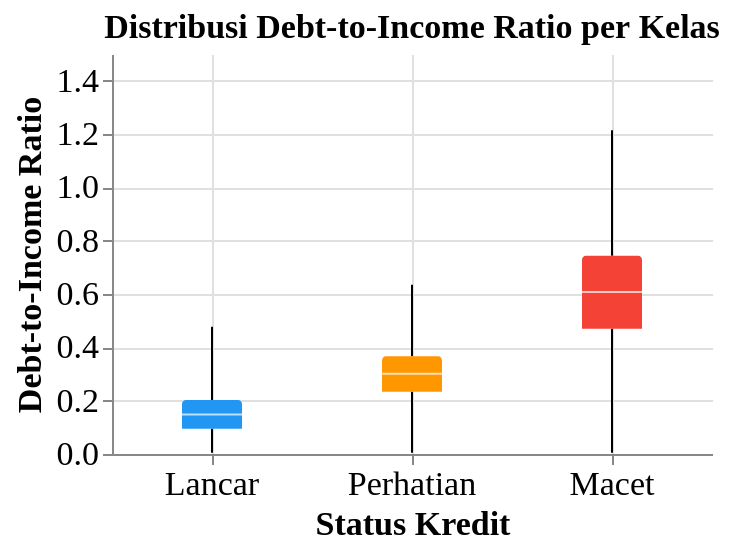
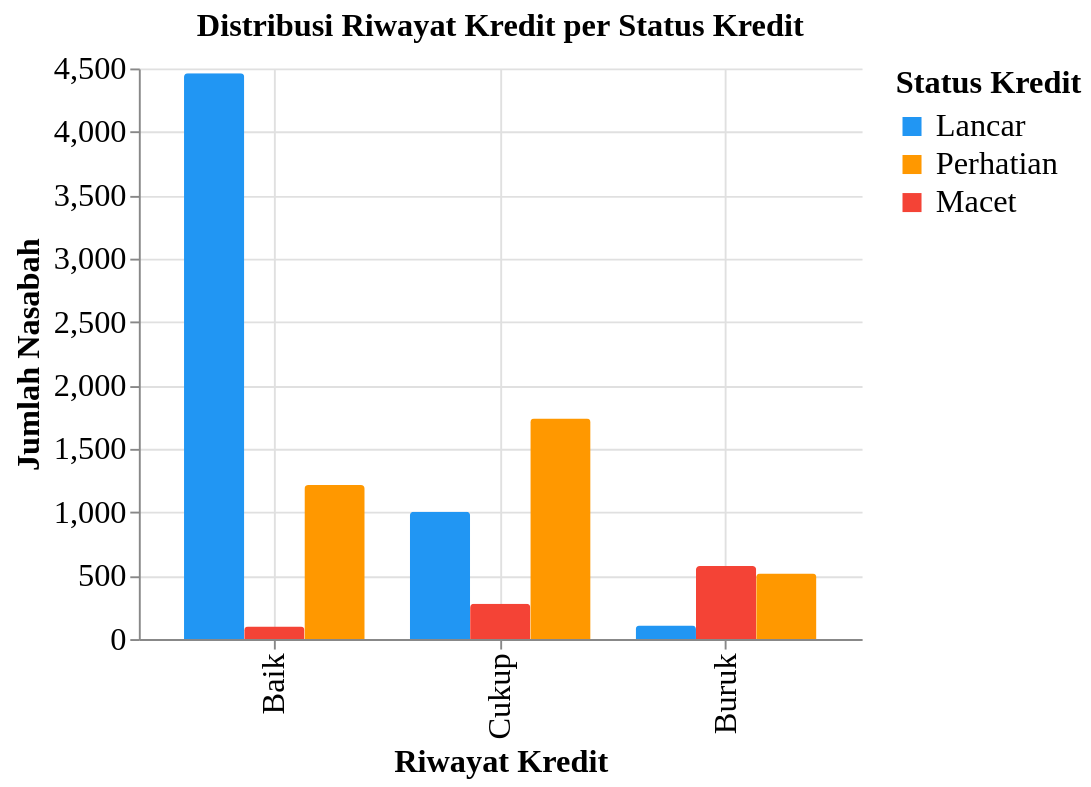
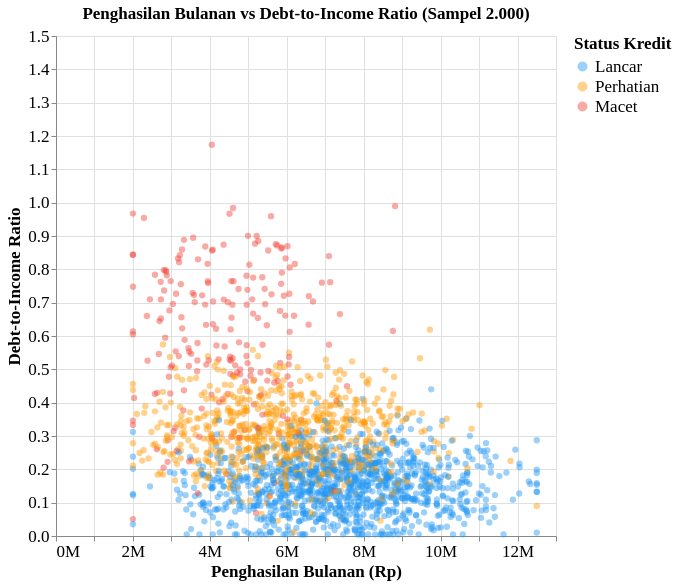

Notebook source saved alongside these figures, in order:
### Code cell
# --- Chart 3: Boxplot debt_to_income_ratio per kelas ---
print('=== Data Chart 3: Statistik DTI Ratio per Kelas ===')
dti_stats = df.groupby('status_kredit')['debt_to_income_ratio'].describe().round(4)
display(dti_stats)

chart3 = alt.Chart(df).mark_boxplot(extent='min-max', size=30).encode(
    x=alt.X('status_kredit:N', title='Status Kredit',
            axis=alt.Axis(labelAngle=0),
            sort=['Lancar', 'Perhatian', 'Macet']),
    y=alt.Y('debt_to_income_ratio:Q', title='Debt-to-Income Ratio',
            scale=alt.Scale(domain=[0, 1.5])),
    color=alt.Color('status_kredit:N', scale=COLOR_SCALE, legend=None)
).properties(
    title='Distribusi Debt-to-Income Ratio per Kelas',
    width=300, height=200
)
display(chart3)

# --- Chart 4: Grouped bar riwayat kredit per kelas ---
riwayat_dist = (
    df.groupby(['status_kredit', 'riwayat_kredit'])
    .size()
    .reset_index(name='Jumlah')
)
riwayat_dist.columns = ['Status Kredit', 'Riwayat Kredit', 'Jumlah']

print('\n=== Data Chart 4: Distribusi Riwayat Kredit per Status ===')
riwayat_pivot = riwayat_dist.pivot(index='Riwayat Kredit', columns='Status Kredit', values='Jumlah')
riwayat_pivot = riwayat_pivot[['Lancar', 'Perhatian', 'Macet']]
display(riwayat_pivot)

chart4 = alt.Chart(riwayat_dist).mark_bar().encode(
    x=alt.X('Riwayat Kredit:N', title='Riwayat Kredit',
            sort=['Baik', 'Cukup', 'Buruk']),
    y=alt.Y('Jumlah:Q', title='Jumlah Nasabah'),
    color=alt.Color('Status Kredit:N', scale=COLOR_SCALE,
                    legend=alt.Legend(title='Status Kredit')),
    xOffset=alt.XOffset('Status Kredit:N'),
    tooltip=['Status Kredit:N', 'Riwayat Kredit:N', 'Jumlah:Q']
).properties(
    title='Distribusi Riwayat Kredit per Status Kredit',
    width=380, height=300
)
display(chart4)

# --- Chart 5: Scatter penghasilan vs DTI ---
print('\n=== Data Chart 5: Ringkasan Penghasilan vs DTI per Kelas (sampel 2.000) ===')
sample_5 = df.sample(2000, random_state=42)
summary_5 = sample_5.groupby('status_kredit').agg(
    Jumlah=('penghasilan_bulanan', 'count'),
    Mean_Penghasilan=('penghasilan_bulanan', 'mean'),
    Mean_DTI=('debt_to_income_ratio', 'mean'),
    Median_Penghasilan=('penghasilan_bulanan', 'median'),
    Median_DTI=('debt_to_income_ratio', 'median'),
).round(2)
display(summary_5)

chart5 = alt.Chart(sample_5).mark_circle(
    size=40, opacity=0.45
).encode(
    x=alt.X('penghasilan_bulanan:Q', title='Penghasilan Bulanan (Rp)',
            axis=alt.Axis(format='~s')),
    y=alt.Y('debt_to_income_ratio:Q', title='Debt-to-Income Ratio',
            scale=alt.Scale(domain=[0, 1.5])),
    color=alt.Color('status_kredit:N', scale=COLOR_SCALE,
                    legend=alt.Legend(title='Status Kredit')),
    tooltip=[
        alt.Tooltip('status_kredit:N', title='Status'),
        alt.Tooltip('penghasilan_bulanan:Q', format=',.0f', title='Penghasilan'),
        alt.Tooltip('debt_to_income_ratio:Q', format='.3f', title='DTI')
    ]
).properties(
    title='Penghasilan Bulanan vs Debt-to-Income Ratio (Sampel 2.000)',
    width=500, height=500
)
chart5

### Figure 1 — Vega specification as saved in the notebook (floating-point values rounded to 4 significant figures)
{"$schema": "https://vega.github.io/schema/vega/v5.json", "data": [{"name": "source_0"}, {"name": "data_1", "values": [{"lower_box_debt_to_income_ratio": 0.2333, "lower_whisker_debt_to_income_ratio": 0.005, "mid_box_debt_to_income_ratio": 0.3008, "status_kredit": "Perhatian", "upper_box_debt_to_income_ratio": 0.3662, "upper_whisker_debt_to_income_ratio": 0.635}, {"lower_box_debt_to_income_ratio": 0.09459, "lower_whisker_debt_to_income_ratio": 0.005, "mid_box_debt_to_income_ratio": 0.1481, "status_kredit": "Lancar", "upper_box_debt_to_income_ratio": 0.2024, "upper_whisker_debt_to_income_ratio": 0.4768}, {"lower_box_debt_to_income_ratio": 0.4694, "lower_whisker_debt_to_income_ratio": 0.005, "mid_box_debt_to_income_ratio": 0.6074, "status_kredit": "Macet", "upper_box_debt_to_income_ratio": 0.7431, "upper_whisker_debt_to_income_ratio": 1.214}]}, {"name": "data_2", "values": [{"lower_box_debt_to_income_ratio": 0.2333, "lower_whisker_debt_to_income_ratio": 0.005, "mid_box_debt_to_income_ratio": 0.3008, "status_kredit": "Perhatian", "upper_box_debt_to_income_ratio": 0.3662, "upper_whisker_debt_to_income_ratio": 0.635}, {"lower_box_debt_to_income_ratio": 0.09459, "lower_whisker_debt_to_income_ratio": 0.005, "mid_box_debt_to_income_ratio": 0.1481, "status_kredit": "Lancar", "upper_box_debt_to_income_ratio": 0.2024, "upper_whisker_debt_to_income_ratio": 0.4768}, {"lower_box_debt_to_income_ratio": 0.4694, "lower_whisker_debt_to_income_ratio": 0.005, "mid_box_debt_to_income_ratio": 0.6074, "status_kredit": "Macet", "upper_box_debt_to_income_ratio": 0.7431, "upper_whisker_debt_to_income_ratio": 1.214}]}, {"name": "data_3", "values": [{"lower_box_debt_to_income_ratio": 0.2333, "lower_whisker_debt_to_income_ratio": 0.005, "mid_box_debt_to_income_ratio": 0.3008, "status_kredit": "Perhatian", "upper_box_debt_to_income_ratio": 0.3662, "upper_whisker_debt_to_income_ratio": 0.635}, {"lower_box_debt_to_income_ratio": 0.09459, "lower_whisker_debt_to_income_ratio": 0.005, "mid_box_debt_to_income_ratio": 0.1481, "status_kredit": "Lancar", "upper_box_debt_to_income_ratio": 0.2024, "upper_whisker_debt_to_income_ratio": 0.4768}, {"lower_box_debt_to_income_ratio": 0.4694, "lower_whisker_debt_to_income_ratio": 0.005, "mid_box_debt_to_income_ratio": 0.6074, "status_kredit": "Macet", "upper_box_debt_to_income_ratio": 0.7431, "upper_whisker_debt_to_income_ratio": 1.214}]}, {"name": "data_4", "values": [{"lower_box_debt_to_income_ratio": 0.2333, "lower_whisker_debt_to_income_ratio": 0.005, "mid_box_debt_to_income_ratio": 0.3008, "status_kredit": "Perhatian", "upper_box_debt_to_income_ratio": 0.3662, "upper_whisker_debt_to_income_ratio": 0.635}, {"lower_box_debt_to_income_ratio": 0.09459, "lower_whisker_debt_to_income_ratio": 0.005, "mid_box_debt_to_income_ratio": 0.1481, "status_kredit": "Lancar", "upper_box_debt_to_income_ratio": 0.2024, "upper_whisker_debt_to_income_ratio": 0.4768}, {"lower_box_debt_to_income_ratio": 0.4694, "lower_whisker_debt_to_income_ratio": 0.005, "mid_box_debt_to_income_ratio": 0.6074, "status_kredit": "Macet", "upper_box_debt_to_income_ratio": 0.7431, "upper_whisker_debt_to_income_ratio": 1.214}]}, {"name": "source_0_x_domain_status_kredit", "values": [{"sort_field": 1.0, "status_kredit": "Perhatian"}, {"sort_field": 0.0, "status_kredit": "Lancar"}, {"sort_field": 2.0, "status_kredit": "Macet"}]}], "marks": [{"type": "rule", "name": "layer_0_marks", "from": {"data": "data_1"}, "encode": {"update": {"x": {"field": "status_kredit", "scale": "x", "band": 0.5}, "stroke": {"value": "black"}, "y": {"field": "lower_whisker_debt_to_income_ratio", "scale": "y"}, "y2": {"field": "lower_box_debt_to_income_ratio", "scale": "y"}, "tooltip": {"signal": "{\"Max of Debt-to-Income Ratio\": format(datum[\"upper_whisker_debt_to_income_ratio\"], \"\"), \"Q3 of Debt-to-Income Ratio\": format(datum[\"upper_box_debt_to_income_ratio\"], \"\"), \"Median of Debt-to-Income Ratio\": format(datum[\"mid_box_debt_to_income_ratio\"], \"\"), \"Q1 of Debt-to-Income Ratio\": format(datum[\"lower_box_debt_to_income_ratio\"], \"\"), \"Min of Debt-to-Income Ratio\": format(datum[\"lower_whisker_debt_to_income_ratio\"], \"\"), \"status_kredit\": isValid(datum[\"status_kredit\"]) ? datum[\"status_kredit\"] : \"\"+datum[\"status_kredit\"], \"Status Kredit\": isValid(datum[\"status_kredit\"]) ? datum[\"status_kredit\"] : \"\"+datum[\"status_kredit\"]}"}}}, "aria": false, "style": ["rule", "boxplot-rule"]}, {"type": "rule", "name": "layer_1_marks", "from": {"data": "data_2"}, "encode": {"update": {"tooltip": {"signal": "{\"Max of Debt-to-Income Ratio\": format(datum[\"upper_whisker_debt_to_income_ratio\"], \"\"), \"Q3 of Debt-to-Income Ratio\": format(datum[\"upper_box_debt_to_income_ratio\"], \"\"), \"Median of Debt-to-Income Ratio\": format(datum[\"mid_box_debt_to_income_ratio\"], \"\"), \"Q1 of Debt-to-Income Ratio\": format(datum[\"lower_box_debt_to_income_ratio\"], \"\"), \"Min of Debt-to-Income Ratio\": format(datum[\"lower_whisker_debt_to_income_ratio\"], \"\"), \"status_kredit\": isValid(datum[\"status_kredit\"]) ? datum[\"status_kredit\"] : \"\"+datum[\"status_kredit\"], \"Status Kredit\": isValid(datum[\"status_kredit\"]) ? datum[\"status_kredit\"] : \"\"+datum[\"status_kredit\"]}"}, "y": {"field": "upper_box_debt_to_income_ratio", "scale": "y"}, "stroke": {"value": "black"}, "x": {"field": "status_kredit", "scale": "x", "band": 0.5}, "y2": {"field": "upper_whisker_debt_to_income_ratio", "scale": "y"}}}, "style": ["rule", "boxplot-rule"], "aria": false}, {"type": "rect", "name": "layer_2_marks", "from": {"data": "data_3"}, "encode": {"update": {"tooltip": {"signal": "{\"Max of Debt-to-Income Ratio\": format(datum[\"upper_whisker_debt_to_income_ratio\"], \"\"), \"Q3 of Debt-to-Income Ratio\": format(datum[\"upper_box_debt_to_income_ratio\"], \"\"), \"Median of Debt-to-Income Ratio\": format(datum[\"mid_box_debt_to_income_ratio\"], \"\"), \"Q1 of Debt-to-Income Ratio\": format(datum[\"lower_box_debt_to_income_ratio\"], \"\"), \"Min of Debt-to-Income Ratio\": format(datum[\"lower_whisker_debt_to_income_ratio\"], \"\"), \"status_kredit\": isValid(datum[\"status_kredit\"]) ? datum[\"status_kredit\"] : \"\"+datum[\"status_kredit\"], \"Status Kredit\": isValid(datum[\"status_kredit\"]) ? datum[\"status_kredit\"] : \"\"+datum[\"status_kredit\"]}"}, "fill": {"field": "status_kredit", "scale": "color"}, "width": {"value": 30}, "y2": {"field": "upper_box_debt_to_income_ratio", "scale": "y"}, "xc": {"field": "status_kredit", "scale": "x", "band": 0.5}, "y": {"field": "lower_box_debt_to_income_ratio", "scale": "y"}}}, "style": ["bar", "boxplot-box"]}, {"type": "rect", "name": "layer_3_marks", "from": {"data": "data_4"}, "encode": {"update": {"fill": [{"field": "status_kredit", "scale": "color", "test": "datum['lower_box_debt_to_income_ratio'] >= datum['upper_box_debt_to_income_ratio']"}, {"value": "white"}], "yc": {"field": "mid_box_debt_to_income_ratio", "scale": "y"}, "width": {"value": 30}, "height": {"value": 1}, "tooltip": {"signal": "{\"Max of Debt-to-Income Ratio\": format(datum[\"upper_whisker_debt_to_income_ratio\"], \"\"), \"Q3 of Debt-to-Income Ratio\": format(datum[\"upper_box_debt_to_income_ratio\"], \"\"), \"Median of Debt-to-Income Ratio\": format(datum[\"mid_box_debt_to_income_ratio\"], \"\"), \"Q1 of Debt-to-Income Ratio\": format(datum[\"lower_box_debt_to_income_ratio\"], \"\"), \"Min of Debt-to-Income Ratio\": format(datum[\"lower_whisker_debt_to_income_ratio\"], \"\"), \"status_kredit\": isValid(datum[\"status_kredit\"]) ? datum[\"status_kredit\"] : \"\"+datum[\"status_kredit\"], \"Status Kredit\": isValid(datum[\"status_kredit\"]) ? datum[\"status_kredit\"] : \"\"+datum[\"status_kredit\"]}"}, "opacity": {"value": 0.7}, "xc": {"field": "status_kredit", "scale": "x", "band": 0.5}}}, "aria": false, "style": ["tick", "boxplot-median"]}], "scales": [{"name": "x", "type": "band", "domain": {"data": "source_0_x_domain_status_kredit", "field": "status_kredit", "sort": {"op": "max", "field": "sort_field"}}, "range": [0, {"signal": "width"}], "paddingOuter": 0, "paddingInner": 0}, {"name": "y", "type": "linear", "domain": [0, 1.5], "range": [{"signal": "height"}, 0], "zero": true}, {"name": "color", "type": "ordinal", "domain": ["Lancar", "Perhatian", "Macet"], "range": ["#2196F3", "#FF9800", "#F44336"]}], "axes": [{"scale": "x", "grid": true, "labels": false, "orient": "bottom", "domain": false, "minExtent": 0, "gridScale": "y", "maxExtent": 0, "aria": false, "ticks": false, "zindex": 0}, {"scale": "y", "domain": false, "tickCount": {"signal": "ceil(height/40)"}, "gridScale": "x", "maxExtent": 0, "minExtent": 0, "labels": false, "ticks": false, "zindex": 0, "orient": "left", "aria": false, "grid": true}, {"scale": "x", "grid": false, "labelBaseline": "top", "zindex": 0, "labelAngle": 0, "title": "Status Kredit", "orient": "bottom"}, {"scale": "y", "orient": "left", "zindex": 0, "tickCount": {"signal": "ceil(height/40)"}, "grid": false, "title": "Debt-to-Income Ratio", "labelOverlap": true}], "title": {"text": "Distribusi Debt-to-Income Ratio per Kelas", "frame": "group"}, "padding": 5, "height": 200, "style": "cell", "background": "white", "width": 300, "config": {"axis": {"labelFont": "serif", "titleFont": "serif", "labelFontSize": 17, "titleFontSize": 17, "grid": true, "gridColor": "#e0e0e0"}, "legend": {"labelFont": "serif", "titleFont": "serif", "labelFontSize": 17, "titleFontSize": 17}, "style": {"cell": {"stroke": "transparent"}, "bar": {"cornerRadiusTopLeft": 2, "cornerRadiusTopRight": 2}, "text": {"fontSize": 16}, "group-title": {"font": "serif", "fontSize": 17, "fontWeight": "bold"}}}}

### Figure 2 — Vega specification as saved in the notebook (floating-point values rounded to 4 significant figures)
{"$schema": "https://vega.github.io/schema/vega/v5.json", "data": [{"name": "source_0"}, {"name": "data_0", "values": [{"Status Kredit": "Lancar", "Riwayat Kredit": "Baik", "Jumlah": 4462, "x_Riwayat Kredit_sort_index": 0.0, "Jumlah_end": 4462.0, "Jumlah_start": 0.0}, {"Status Kredit": "Lancar", "Riwayat Kredit": "Buruk", "Jumlah": 107, "x_Riwayat Kredit_sort_index": 2.0, "Jumlah_end": 107.0, "Jumlah_start": 0.0}, {"Status Kredit": "Lancar", "Riwayat Kredit": "Cukup", "Jumlah": 1004, "x_Riwayat Kredit_sort_index": 1.0, "Jumlah_end": 1004.0, "Jumlah_start": 0.0}, {"Status Kredit": "Macet", "Riwayat Kredit": "Baik", "Jumlah": 99, "x_Riwayat Kredit_sort_index": 0.0, "Jumlah_end": 99.0, "Jumlah_start": 0.0}, {"Status Kredit": "Macet", "Riwayat Kredit": "Buruk", "Jumlah": 577, "x_Riwayat Kredit_sort_index": 2.0, "Jumlah_end": 577.0, "Jumlah_start": 0.0}, {"Status Kredit": "Macet", "Riwayat Kredit": "Cukup", "Jumlah": 278, "x_Riwayat Kredit_sort_index": 1.0, "Jumlah_end": 278.0, "Jumlah_start": 0.0}, {"Status Kredit": "Perhatian", "Riwayat Kredit": "Baik", "Jumlah": 1216, "x_Riwayat Kredit_sort_index": 0.0, "Jumlah_end": 1216.0, "Jumlah_start": 0.0}, {"Status Kredit": "Perhatian", "Riwayat Kredit": "Buruk", "Jumlah": 518, "x_Riwayat Kredit_sort_index": 2.0, "Jumlah_end": 518.0, "Jumlah_start": 0.0}, {"Status Kredit": "Perhatian", "Riwayat Kredit": "Cukup", "Jumlah": 1739, "x_Riwayat Kredit_sort_index": 1.0, "Jumlah_end": 1739.0, "Jumlah_start": 0.0}]}, {"name": "source_0_x_domain_Riwayat Kredit", "values": [{"Riwayat Kredit": "Baik", "sort_field": 0.0}, {"Riwayat Kredit": "Buruk", "sort_field": 2.0}, {"Riwayat Kredit": "Cukup", "sort_field": 1.0}]}, {"name": "data_0_xOffset_domain_Status Kredit", "values": [{"Status Kredit": "Lancar"}, {"Status Kredit": "Macet"}, {"Status Kredit": "Perhatian"}]}], "marks": [{"type": "group", "from": {"facet": {"data": "data_0", "name": "stack_group_main", "groupby": ["Riwayat Kredit", "Status Kredit"], "aggregate": {"fields": ["Jumlah_start", "Jumlah_start", "Jumlah_end", "Jumlah_end"], "ops": ["min", "max", "min", "max"]}}}, "encode": {"update": {"clip": {"value": true}, "width": {"signal": "max(0.25, bandwidth('xOffset'))"}, "y2": {"signal": "max(scale('y',datum[\"min_Jumlah_start\"]),scale('y',datum[\"max_Jumlah_start\"]),scale('y',datum[\"min_Jumlah_end\"]),scale('y',datum[\"max_Jumlah_end\"]))"}, "cornerRadiusTopLeft": {"value": 2}, "cornerRadiusTopRight": {"value": 2}, "x": {"field": "Riwayat Kredit", "scale": "x", "offset": {"field": "Status Kredit", "scale": "xOffset"}}, "y": {"signal": "min(scale('y',datum[\"min_Jumlah_start\"]),scale('y',datum[\"max_Jumlah_start\"]),scale('y',datum[\"min_Jumlah_end\"]),scale('y',datum[\"max_Jumlah_end\"]))"}}}, "marks": [{"type": "group", "encode": {"update": {"y": {"field": {"signal": null, "datum": null, "group": "y", "parent": null}, "mult": -1}, "width": {"field": {"signal": null, "datum": null, "group": "width", "parent": null}}}}, "marks": [{"type": "rect", "name": "marks", "from": {"data": "stack_group_main"}, "encode": {"update": {"width": {"field": {"signal": null, "datum": null, "group": "width", "parent": null}}, "tooltip": {"signal": "{\"Status Kredit\": isValid(datum[\"Status Kredit\"]) ? datum[\"Status Kredit\"] : \"\"+datum[\"Status Kredit\"], \"Riwayat Kredit\": isValid(datum[\"Riwayat Kredit\"]) ? datum[\"Riwayat Kredit\"] : \"\"+datum[\"Riwayat Kredit\"], \"Jumlah\": format(datum[\"Jumlah\"], \"\")}"}, "y2": {"field": "Jumlah_start", "scale": "y"}, "cornerRadiusTopRight": {"value": 0}, "fill": {"field": "Status Kredit", "scale": "color"}, "cornerRadiusTopLeft": {"value": 0}, "y": {"field": "Jumlah_end", "scale": "y"}}}, "style": ["bar"]}]}]}], "scales": [{"name": "x", "type": "band", "domain": {"data": "source_0_x_domain_Riwayat Kredit", "field": "Riwayat Kredit", "sort": {"op": "max", "field": "sort_field"}}, "range": [0, {"signal": "width"}], "paddingInner": 0.2, "paddingOuter": 0.2}, {"name": "y", "type": "linear", "domain": {"data": "data_0", "fields": ["Jumlah_start", "Jumlah_end"]}, "range": [{"signal": "height"}, 0], "nice": true, "zero": true}, {"name": "xOffset", "type": "band", "domain": {"data": "data_0_xOffset_domain_Status Kredit", "field": "Status Kredit", "sort": true}, "range": [0, {"signal": "bandwidth('x')"}]}, {"name": "color", "type": "ordinal", "domain": ["Lancar", "Perhatian", "Macet"], "range": ["#2196F3", "#FF9800", "#F44336"]}], "axes": [{"scale": "x", "gridScale": "y", "labels": false, "minExtent": 0, "orient": "bottom", "domain": false, "grid": true, "ticks": false, "zindex": 0, "maxExtent": 0, "aria": false}, {"scale": "y", "gridScale": "x", "grid": true, "maxExtent": 0, "minExtent": 0, "ticks": false, "zindex": 0, "domain": false, "labels": false, "tickCount": {"signal": "ceil(height/40)"}, "aria": false, "orient": "left"}, {"scale": "x", "title": "Riwayat Kredit", "zindex": 0, "orient": "bottom", "labelAlign": "right", "labelAngle": 270, "labelBaseline": "middle", "grid": false}, {"scale": "y", "tickCount": {"signal": "ceil(height/40)"}, "title": "Jumlah Nasabah", "zindex": 0, "labelOverlap": true, "orient": "left", "grid": false}], "title": {"text": "Distribusi Riwayat Kredit per Status Kredit", "frame": "group"}, "height": 300, "width": 380, "background": "white", "style": "cell", "padding": 5, "legends": [{"title": "Status Kredit", "fill": "color", "symbolType": "square"}], "config": {"axis": {"labelFont": "serif", "titleFont": "serif", "labelFontSize": 17, "titleFontSize": 17, "grid": true, "gridColor": "#e0e0e0"}, "legend": {"labelFont": "serif", "titleFont": "serif", "labelFontSize": 17, "titleFontSize": 17}, "style": {"cell": {"stroke": "transparent"}, "bar": {"cornerRadiusTopLeft": 2, "cornerRadiusTopRight": 2}, "text": {"fontSize": 16}, "group-title": {"font": "serif", "fontSize": 17, "fontWeight": "bold"}}}}

### Figure 3 — Vega specification as saved in the notebook (floating-point values rounded to 4 significant figures; data arrays with more than 128 entries replaced by an {"elided": "..."} marker saying what was removed)
{"$schema": "https://vega.github.io/schema/vega/v5.json", "data": [{"name": "source_0", "values": {"elided": "2000 records"}}, {"name": "source_0_x_domain_penghasilan_bulanan", "values": [{"min": 2000000.0, "max": 12500000.0}]}], "marks": [{"type": "symbol", "name": "marks", "from": {"data": "source_0"}, "encode": {"update": {"size": {"value": 40}, "opacity": {"value": 0.45}, "y": {"field": "debt_to_income_ratio", "scale": "y"}, "fill": {"field": "status_kredit", "scale": "color"}, "shape": {"value": "circle"}, "x": {"field": "penghasilan_bulanan", "scale": "x"}, "tooltip": {"signal": "{\"Status\": isValid(datum[\"status_kredit\"]) ? datum[\"status_kredit\"] : \"\"+datum[\"status_kredit\"], \"Penghasilan\": format(datum[\"penghasilan_bulanan\"], \",.0f\"), \"DTI\": format(datum[\"debt_to_income_ratio\"], \".3f\")}"}}}, "style": ["circle"]}], "scales": [{"name": "x", "type": "linear", "domain": [{"signal": "(data(\"source_0_x_domain_penghasilan_bulanan\")[0] || {}).min"}, {"signal": "(data(\"source_0_x_domain_penghasilan_bulanan\")[0] || {}).max"}], "range": [0, {"signal": "width"}], "nice": true, "zero": true}, {"name": "y", "type": "linear", "domain": [0, 1.5], "range": [{"signal": "height"}, 0], "zero": true}, {"name": "color", "type": "ordinal", "domain": ["Lancar", "Perhatian", "Macet"], "range": ["#2196F3", "#FF9800", "#F44336"]}], "axes": [{"scale": "x", "grid": true, "zindex": 0, "orient": "bottom", "labels": false, "tickCount": {"signal": "ceil(width/40)"}, "maxExtent": 0, "domain": false, "minExtent": 0, "ticks": false, "aria": false, "gridScale": "y"}, {"scale": "y", "aria": false, "gridScale": "x", "labels": false, "zindex": 0, "domain": false, "orient": "left", "grid": true, "tickCount": {"signal": "ceil(height/40)"}, "maxExtent": 0, "ticks": false, "minExtent": 0}, {"scale": "x", "labelFlush": true, "title": "Penghasilan Bulanan (Rp)", "tickCount": {"signal": "ceil(width/40)"}, "zindex": 0, "labelOverlap": true, "orient": "bottom", "format": "~s", "grid": false}, {"scale": "y", "tickCount": {"signal": "ceil(height/40)"}, "grid": false, "orient": "left", "labelOverlap": true, "zindex": 0, "title": "Debt-to-Income Ratio"}], "title": {"text": "Penghasilan Bulanan vs Debt-to-Income Ratio (Sampel 2.000)", "frame": "group"}, "legends": [{"title": "Status Kredit", "fill": "color", "symbolType": "circle", "encode": {"symbols": {"update": {"opacity": {"value": 0.45}}}}}], "style": "cell", "config": {"axis": {"labelFont": "serif", "titleFont": "serif", "labelFontSize": 17, "titleFontSize": 17, "grid": true, "gridColor": "#e0e0e0"}, "legend": {"labelFont": "serif", "titleFont": "serif", "labelFontSize": 17, "titleFontSize": 17}, "style": {"cell": {"stroke": "transparent"}, "bar": {"cornerRadiusTopLeft": 2, "cornerRadiusTopRight": 2}, "text": {"fontSize": 16}, "group-title": {"font": "serif", "fontSize": 17, "fontWeight": "bold"}}}, "background": "white", "padding": 5, "height": 500, "width": 500}
